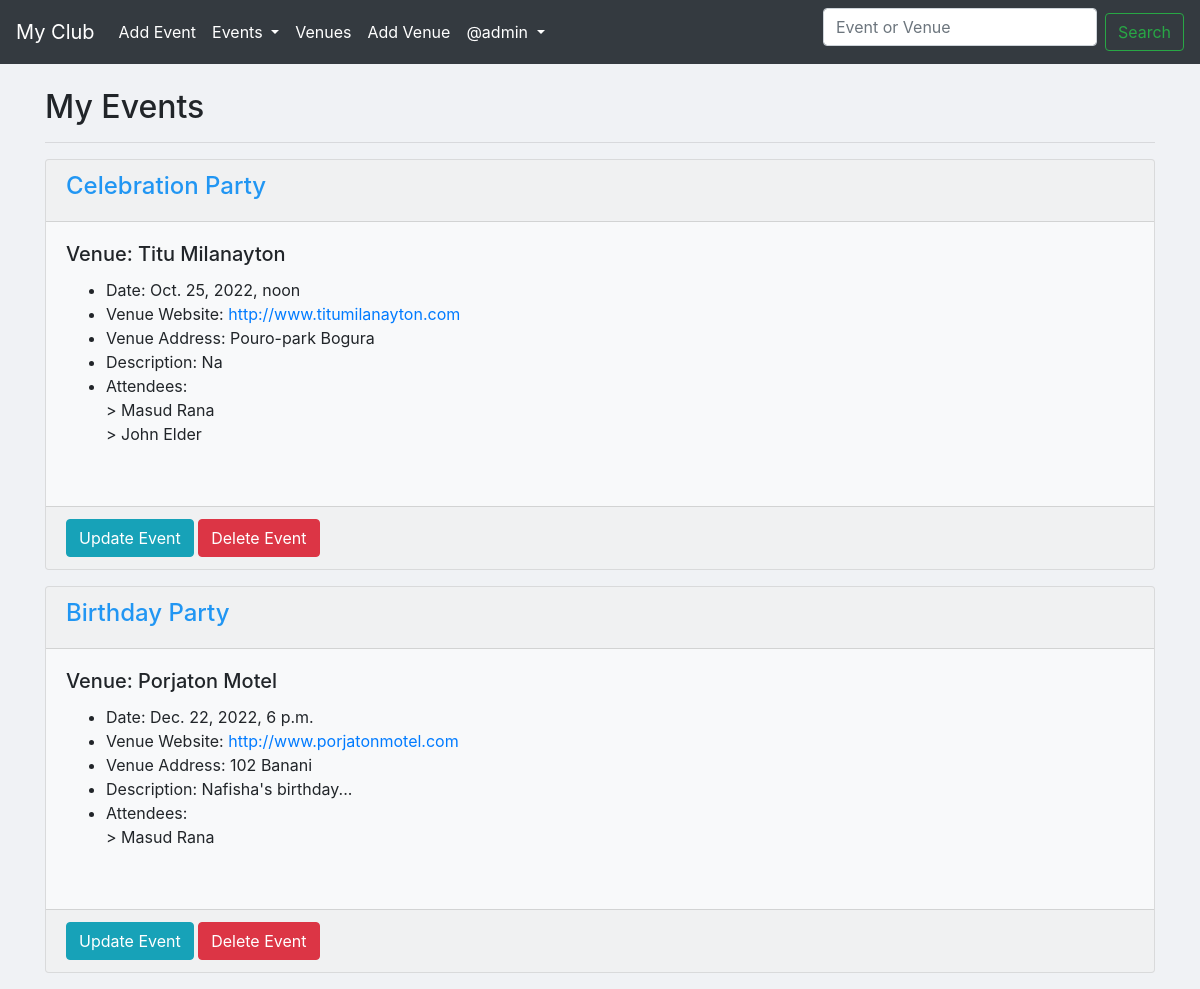
Screenshot of /my-events/ (signed in) with the database file from the repository.
### events/models.py (models this page shows, shortened)
class Event(models.Model):
	name = models.CharField('Event name', max_length=120)
	event_date = models.DateTimeField('Event date')
	venue = models.ForeignKey(Venue, null=True, on_delete=models.CASCADE) # Many to One Relation
	manager = models.ForeignKey(User, blank=True,on_delete=models.CASCADE) # Many to one Relation
	description = models.TextField(blank=True)
	attendees = models.ManyToManyField(MyClubUser,blank=True) # Many to Many Relation
	def __str__(self):
		return self.name

class Venue(models.Model):
	name = models.CharField(verbose_name='Venue name', max_length=120)
	address = models.CharField(max_length=300)
	zip_code = models.CharField('Zip Code',max_length=10,blank=True)
	phone = models.CharField('Contact phone',max_length=15,blank=True)
	web = models.URLField('Website address', blank=True)
	email = models.EmailField('Email address',blank=True)
	owner = models.PositiveIntegerField(verbose_name='Venue Owner', blank=False, default=1)
	book = models.BooleanField(default=False, blank=True)
	images = models.ImageField(upload_to='venue/images/',verbose_name='Upload Image')
	def __str__(self):
		return self.name

class MyClubUser(models.Model):
	first_name = models.CharField(max_length=30)
	last_name = models.CharField(max_length=30)
	email = models.EmailField('User email')
	def __str__(self):
		return self.first_name + ' ' + self.last_name

### events/views.py (the view)
# urls.py: path('my-events/', views.myEvents, name='my-events'),
def myEvents(request):
	if request.user.is_authenticated:
		events = Event.objects.all()
		return render(request, 'events/my_events.html',{'events':events})
	else:
		messages.success(request,'You have no Events..')
		return HttpResponseRedirect('list-events')

### events/templates/events/my_events.html
{% extends 'events/base.html' %}
    {% block content %}
    <h2>My Events </h2><hr>
    {% for event in events %}
      {% if user == event.manager %}
        <div class="card bg-light mb-3">
          <div class="card-header" style="color:#2196f3;"> <strong> <h4>{{event | title}}</h4> </strong></div>
            <div class="card-body">
              <h5 class="card-title">Venue: {{event.venue | title}}</h5>
              <ul>
                <li>Date: {{event.event_date}}</li>
                <li>Venue Website: <a href="{{event.venue.web}}" target="_blank">{{event.venue.web}}</a> </li>
                <li>Venue Address: {{event.venue.address}}</li>
                <li>Description: {{event.description}}</li>
                <li>Attendees:<br/>
                  {% for userattend in event.attendees.all %}
                    <span> > </span> {{userattend}}<br>
                  {% endfor %}
                </li>
              </ul>
                <br>
            </div>
            <div class="card-footer" style="color:#2196f3;">
              <a href="{% url 'update-event' event.id %}" class="btn btn-info" >Update Event</a>
              <a href="{% url 'delete-event' event.id %}" class="btn btn-danger" >Delete Event</a>
            </div></div>
      {% endif %}
    {% endfor %}
    {% endblock content %}

### events/templates/events/navbar.html (shortened to what this page needs)
<nav class="navbar navbar-expand-lg navbar-dark bg-dark">
  <a class="navbar-brand" href="{% url 'home' %}">My Club</a>
  <div class="collapse navbar-collapse" id="navbarSupportedContent">
    <ul class="navbar-nav mr-auto">
      {% if request.user.is_authenticated %}
      <li class="nav-item active">
        <a class="nav-link" href="{% url 'add-event' %}">Add Event</a>
      </li>
      {% endif %}
      <li class="nav-item dropdown active">
        <a class="nav-link dropdown-toggle" href="#" id="navbarDropdown" role="button" data-toggle="dropdown" aria-haspopup="true" aria-expanded="false">
          Events
        </a>
      </li>
      <li class="nav-item active">
        <a class="nav-link" href="{% url 'list-venue' %}">Venues</a>
      </li>
      {% if request.user.is_authenticated %}
      <li class="nav-item active">
        <a class="nav-link" href="{% url 'add-venue' %}">Add Venue</a>
      </li>
      {% endif %}
      {% if request.user.is_authenticated %}
      <li class="nav-item dropdown active">
        <a class="nav-link dropdown-toggle" href="#" id="navbarDropdown" role="button" data-toggle="dropdown" aria-haspopup="true" aria-expanded="false">
          @{{user}}
        </a>
      </li>
      {% endif %}
    </ul>
    <form class="form-inline my-2 my-lg-0" method="POST" action="{% url 'searchany' %}">
      <input class="form-control mr-sm-2" type="search" name="searched" placeholder="Event or Venue" aria-label="Search">
      <input class="btn btn-outline-success my-2 my-sm-0" type="submit" value="Search">
    </form>
  </div>
</nav>

### events/templates/events/base.html (style rules this page uses)
body { background-color: #f0f2f5; }
.form-control { margin-bottom: 10px !important; }

### rows the page displays
Event: name "Celebration Party", venue "Titu Milanayton", event_date "Oct. 25, 2022, noon", venue.web "http://www.titumilanayton.com", venue.address "Pouro-park Bogura", description "Na"
MyClubUser: first_name+last_name "Masud Rana"
MyClubUser: first_name+last_name "John Elder"
Event: name "Birthday Party", venue "Porjaton Motel", event_date "Dec. 22, 2022, 6 p.m.", venue.web "http://www.porjatonmotel.com", venue.address "102 Banani", description "Nafisha's birthday..."

### other values shown
{{ user }} "admin"
